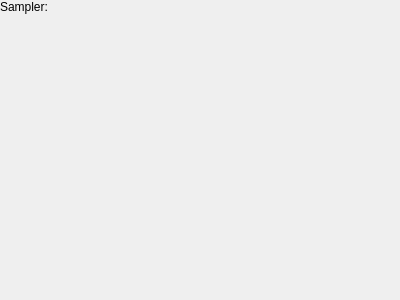
<?xml version="1.0" encoding="UTF-8"?>
<ui version="4.0">
 <class>ImageImporterGUI</class>
 <widget class="QWidget" name="ImageImporterGUI">
  <property name="geometry">
   <rect>
    <x>0</x>
    <y>0</y>
    <width>400</width>
    <height>300</height>
   </rect>
  </property>
  <property name="windowTitle">
   <string>Form</string>
  </property>
  <layout class="QGridLayout" name="gridLayout">
   <property name="leftMargin">
    <number>0</number>
   </property>
   <property name="topMargin">
    <number>0</number>
   </property>
   <property name="rightMargin">
    <number>0</number>
   </property>
   <property name="bottomMargin">
    <number>0</number>
   </property>
   <item row="0" column="0">
    <layout class="QHBoxLayout" name="horizontalLayout">
     <item>
      <widget class="QLabel" name="label">
       <property name="sizePolicy">
        <sizepolicy hsizetype="Maximum" vsizetype="Preferred">
         <horstretch>0</horstretch>
         <verstretch>0</verstretch>
        </sizepolicy>
       </property>
       <property name="text">
        <string>Sampler:</string>
       </property>
      </widget>
     </item>
     <item>
      <widget class="AssetResourceWidget" name="sampler" native="true"/>
     </item>
    </layout>
   </item>
   <item row="1" column="0">
    <spacer name="verticalSpacer">
     <property name="orientation">
      <enum>Qt::Vertical</enum>
     </property>
     <property name="sizeHint" stdset="0">
      <size>
       <width>20</width>
       <height>250</height>
      </size>
     </property>
    </spacer>
   </item>
  </layout>
 </widget>
 <customwidgets>
  <customwidget>
   <class>AssetResourceWidget</class>
   <extends>QWidget</extends>
   <header location="global">editor/components/assetresourcewidget.hh</header>
   <container>1</container>
  </customwidget>
 </customwidgets>
 <resources/>
 <connections/>
</ui>
